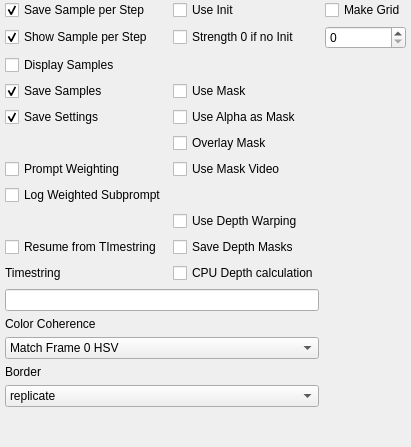
             <widget class="QWidget" name="Switches">
              <attribute name="title">
               <string>Switches</string>
              </attribute>
              <layout class="QVBoxLayout" name="verticalLayout_5">
               <property name="leftMargin">
                <number>0</number>
               </property>
               <property name="topMargin">
                <number>0</number>
               </property>
               <property name="rightMargin">
                <number>0</number>
               </property>
               <property name="bottomMargin">
                <number>0</number>
               </property>
               <item>
                <layout class="QGridLayout" name="gridLayout_7">
                 <property name="leftMargin">
                  <number>5</number>
                 </property>
                 <property name="rightMargin">
                  <number>5</number>
                 </property>
                 <item row="13" column="0" colspan="2">
                  <widget class="QLineEdit" name="timestring"/>
                 </item>
                 <item row="1" column="0">
                  <widget class="QCheckBox" name="showStepSample">
                   <property name="text">
                    <string>Show Sample per Step</string>
                   </property>
                   <property name="checked">
                    <bool>true</bool>
                   </property>
                  </widget>
                 </item>
                 <item row="3" column="0">
                  <widget class="QCheckBox" name="saveSamples">
                   <property name="text">
                    <string>Save Samples</string>
                   </property>
                   <property name="checked">
                    <bool>true</bool>
                   </property>
                  </widget>
                 </item>
                 <item row="2" column="0">
                  <widget class="QCheckBox" name="displaySamples">
                   <property name="text">
                    <string>Display Samples</string>
                   </property>
                  </widget>
                 </item>
                 <item row="16" column="0">
                  <widget class="QLabel" name="label_18">
                   <property name="text">
                    <string>Border</string>
                   </property>
                  </widget>
                 </item>
                 <item row="11" column="0">
                  <widget class="QCheckBox" name="resumeTimestring">
                   <property name="text">
                    <string>Resume from TImestring</string>
                   </property>
                  </widget>
                 </item>
                 <item row="17" column="0" colspan="2">
                  <widget class="QComboBox" name="border">
                   <item>
                    <property name="text">
                     <string>replicate</string>
                    </property>
                   </item>
                   <item>
                    <property name="text">
                     <string>wrap</string>
                    </property>
                   </item>
                  </widget>
                 </item>
                 <item row="18" column="0">
                  <spacer name="verticalSpacer_3">
                   <property name="orientation">
                    <enum>Qt::Vertical</enum>
                   </property>
                   <property name="sizeHint" stdset="0">
                    <size>
                     <width>20</width>
                     <height>40</height>
                    </size>
                   </property>
                  </spacer>
                 </item>
                 <item row="0" column="0">
                  <widget class="QCheckBox" name="saveStepSample">
                   <property name="text">
                    <string>Save Sample per Step</string>
                   </property>
                   <property name="checked">
                    <bool>true</bool>
                   </property>
                  </widget>
                 </item>
                 <item row="12" column="0">
                  <widget class="QLabel" name="label_16">
                   <property name="text">
                    <string>Timestring</string>
                   </property>
                  </widget>
                 </item>
                 <item row="15" column="0" colspan="2">
                  <widget class="QComboBox" name="colorCoherence">
                   <item>
                    <property name="text">
                     <string>Match Frame 0 HSV</string>
                    </property>
                   </item>
                   <item>
                    <property name="text">
                     <string>Match Frame 0 LAB</string>
                    </property>
                   </item>
                   <item>
                    <property name="text">
                     <string>Match Frame 0 RGB</string>
                    </property>
                   </item>
                   <item>
                    <property name="text">
                     <string>None</string>
                    </property>
                   </item>
                  </widget>
                 </item>
                 <item row="14" column="0">
                  <widget class="QLabel" name="label_17">
                   <property name="text">
                    <string>Color Coherence</string>
                   </property>
                  </widget>
                 </item>
                 <item row="4" column="0">
                  <widget class="QCheckBox" name="saveSettings">
                   <property name="text">
                    <string>Save Settings</string>
                   </property>
                   <property name="checked">
                    <bool>true</bool>
                   </property>
                  </widget>
                 </item>
                 <item row="0" column="1">
                  <widget class="QCheckBox" name="useInit">
                   <property name="text">
                    <string>Use Init</string>
                   </property>
                  </widget>
                 </item>
                 <item row="1" column="1">
                  <widget class="QCheckBox" name="strength0">
                   <property name="text">
                    <string>Strength 0 if no Init</string>
                   </property>
                  </widget>
                 </item>
                 <item row="3" column="1">
                  <widget class="QCheckBox" name="useMask">
                   <property name="text">
                    <string>Use Mask</string>
                   </property>
                  </widget>
                 </item>
                 <item row="4" column="1">
                  <widget class="QCheckBox" name="useAlphaMask">
                   <property name="text">
                    <string>Use Alpha as Mask</string>
                   </property>
                  </widget>
                 </item>
                 <item row="7" column="1">
                  <widget class="QCheckBox" name="overlayMask">
                   <property name="text">
                    <string>Overlay Mask</string>
                   </property>
                  </widget>
                 </item>
                 <item row="0" column="2">
                  <widget class="QCheckBox" name="makeGrid">
                   <property name="text">
                    <string>Make Grid</string>
                   </property>
                  </widget>
                 </item>
                 <item row="1" column="2">
                  <widget class="QSpinBox" name="spinBox"/>
                 </item>
                 <item row="9" column="0">
                  <widget class="QCheckBox" name="logPromptWeight">
                   <property name="text">
                    <string>Log Weighted Subprompt</string>
                   </property>
                  </widget>
                 </item>
                 <item row="8" column="0">
                  <widget class="QCheckBox" name="promptWeighting">
                   <property name="text">
                    <string>Prompt Weighting</string>
                   </property>
                  </widget>
                 </item>
                 <item row="12" column="1">
                  <widget class="QCheckBox" name="cpudepth_checkBox">
                   <property name="text">
                    <string>CPU Depth calculation</string>
                   </property>
                  </widget>
                 </item>
                 <item row="11" column="1">
                  <widget class="QCheckBox" name="saveDepthMask">
                   <property name="text">
                    <string>Save Depth Masks</string>
                   </property>
                  </widget>
                 </item>
                 <item row="10" column="1">
                  <widget class="QCheckBox" name="useDepthWarp">
                   <property name="text">
                    <string>Use Depth Warping</string>
                   </property>
                  </widget>
                 </item>
                 <item row="8" column="1">
                  <widget class="QCheckBox" name="useMaskVideo">
                   <property name="text">
                    <string>Use Mask Video</string>
                   </property>
                  </widget>
                 </item>
                </layout>
               </item>
              </layout>
             </widget>
